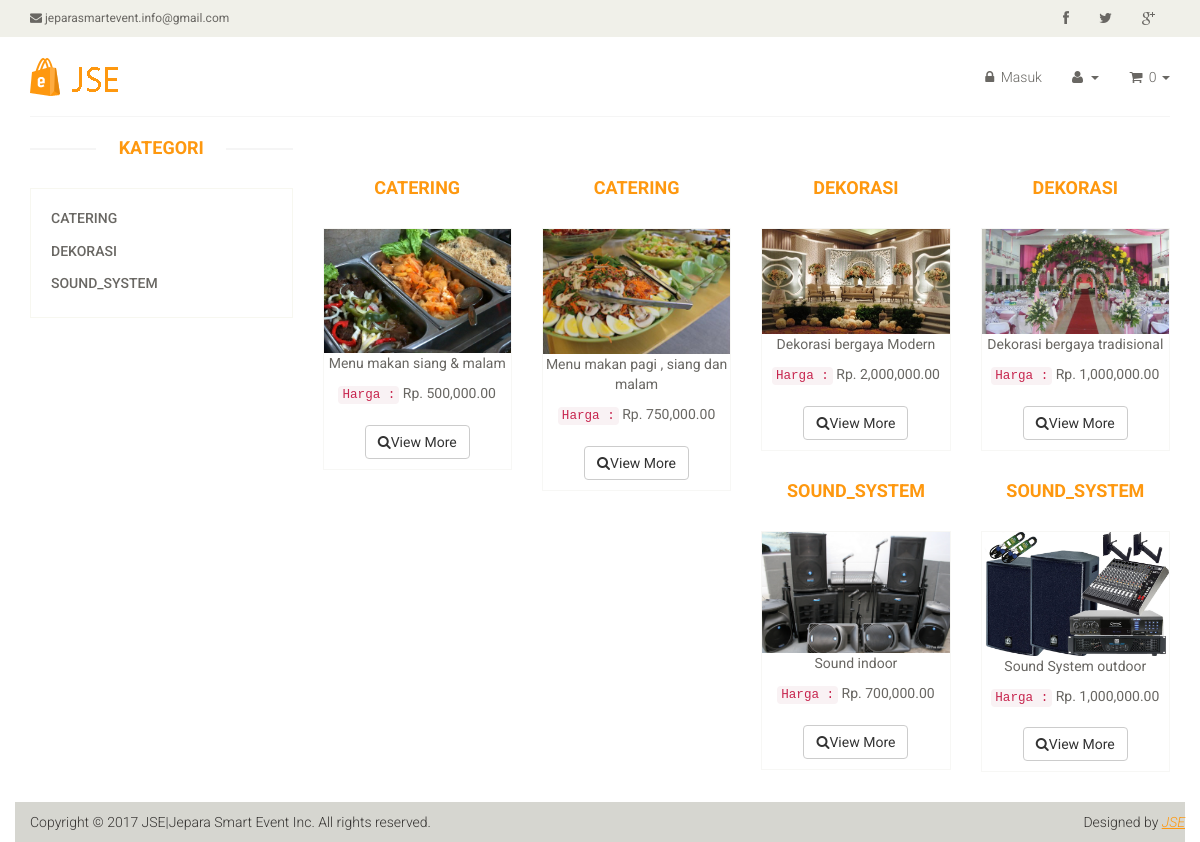
The page / on the database its author committed.
### tables this page shows
CREATE TABLE `products` (
  `pro_id` int(16) NOT NULL,
  `pro_name` varchar(50) NOT NULL,
  `pro_title` varchar(20) NOT NULL,
  `pro_description` text NOT NULL,
  `pro_price` int(9) NOT NULL,
  `pro_stock` int(3) NOT NULL,
  `pro_image` text NOT NULL,
  `perusahaan` varchar(255) NOT NULL
);

### application/controllers/home.php (called while the page is built, shortened)
<?php
class Home extends CI_Controller {
	public function __construct ()
	{
		$this->load->model('model_products');
		$this->load->model('model_settings');
	}
	public function index()
	{
		$data['get_sitename'] = $this->model_settings->sitename_settings();
		$data['get_footer'] = $this->model_settings->footer_settings();
		$data['products'] = $this->model_products->all_products();
		$data['starts'] = $this->model_products->dis_products();
		$this->load->view('home',$data);
	}
}

### index.php (called while the page is built, shortened)
<?php
require_once BASEPATH.'core/CodeIgniter.php';

### application/models/model_products.php (called while the page is built, shortened)
<?php
class Model_products extends CI_Model {
		public function all_products()
		{
			$show = $this->db->get('products');
			if($show->num_rows() > 0 ) {
					return $show->result();
			} else {
					 return array();
			}
		}
		public function dis_products()
		{
				$this->db->distinct();
				$query = $this->db->query('SELECT DISTINCT pro_name FROM products');
				return $query->result();
		}
}

### application/views/home.php (the view, shortened to what this page needs)
<!DOCTYPE html>
<html lang="en">
<head>
    <link href="<?php echo base_url(); ?>assets/front/css/bootstrap.min.css" rel="stylesheet">
    <link href="<?php echo base_url(); ?>assets/front/css/font-awesome.min.css" rel="stylesheet">
    <link href="<?php echo base_url(); ?>assets/front/css/prettyPhoto.css" rel="stylesheet">
    <link href="<?php echo base_url(); ?>assets/front/css/price-range.css" rel="stylesheet">
    <link href="<?php echo base_url(); ?>assets/front/css/animate.css" rel="stylesheet">
    <link href="<?php echo base_url(); ?>assets/front/css/main.css" rel="stylesheet">
    <link href="<?php echo base_url(); ?>assets/front/css/responsive.css" rel="stylesheet">
</head>
<body>
<div class="header_top">
            <div class="container">
                <div class="row">
                    <div class="col-sm-6">
                        <div class="contactinfo">
                            <ul class="nav nav-pills">
                                <li><a href="#"><i class="fa fa-envelope"></i> jeparasmartevent.info@gmail.com</a></li>
                            </ul>
                        </div>
                    </div>
                    <div class="col-sm-6">
                        <div class="social-icons pull-right">
                            <ul class="nav navbar-nav">
                                <li><a href="#"><i class="fa fa-facebook"></i></a></li>
                                <li><a href="#"><i class="fa fa-twitter"></i></a></li>
                                <li><a href="#"><i class="fa fa-google-plus"></i></a></li>
                            </ul>
                        </div>
                    </div>
                </div>
            </div>
        </div>
<?php $this->load->view('layout/navigation')?>
<br>
<div class="row">
    <div class="col-sm-offset-1 col-sm-10">
    </div>
</div>
<?php $this->load->view('layout/product_menu')?>
<div class="recommended_items">
<br><br>
                        <div id="recommended-item-carousel" class="carousel slide" data-ride="carousel">
                            <div class="carousel-inner">
                                <div class="item active">
                                  <?php foreach ($products as $product ) : ?>
                                    <div class="col-sm-3">
                                    <h2 class="title text-center"><?= $product->pro_name  ?></h2>
                                        <div class="product-image-wrapper">
                                            <div class="single-products">
                                                <div class="productinfo text-center">
                                                    <?php
                                                    $product_image =['src'  =>'assets/uploads/'.$product->pro_image,
                                                    'class'=>'img-responsive img-portfolio img-hover',
                                                    'id'=>'g'
                                                    ];
                                                    echo img($product_image);
                                                ?>
                                                    <p id="t"> <?=  $product->pro_description  ?></p>
                       <p><code>Harga :</code> Rp. <?= $this->cart->format_number( $product->pro_price );  ?> <br><br>
                                                    <a href="<?php echo base_url(); ?>home/view/<?php echo $product->pro_id ; ?> " class="btn btn-default "><i class="fa fa-search"></i>View More</a>
                                                </div>
                                            </div>
                                        </div>
                                    </div>
                                <?php endforeach; ?>
                                </div>
                    </div>
                    </div></div>
<?php $this->load->view('layout/footer')?>
</body>
</html>

### application/views/layout/navigation.php (shortened to what this page needs)
<div class="header-middle">
			<div class="container">
				<div class="row">
					<div class="col-sm-4">
						<div class="logo pull-left">
							<a href="<?php echo base_url(); ?>"><img src="<?php echo base_url(); ?>/assets/front/images/home/logo.png" alt="" /></a>
						</div>
					</div>
					<div class="col-sm-8">
						<div class="shop-menu pull-right">
							<ul class="nav navbar-nav">
							<?php if ($this->session->userdata('username')): ?>
							<li>
								<a href="<?php echo base_url(); ?>logout"><i class="fa fa-lock"></i> Keluar</a>
								<?php else:?>
							<li>
							<a href="<?php echo base_url(); ?>login"><i class="fa fa-lock"></i> Masuk</a>
								<?php endif;?>
							</li>
								<li class="dropdown">
									<a href="#" class="dropdown-toggle" data-toggle="dropdown"> <i class="fa fa-user"> <?php echo $this->session->userdata('username'); ?></i> <b class="caret"> </b></a>
							</li>
								<?php  if($this->session->userdata('group')	!=	'1'  and $this->session->userdata('group')	!=	'2' ): ?>
							<li class="dropdown">
								<a href="#" class="dropdown-toggle" data-toggle="dropdown"><i class="fa fa-shopping-cart"> </i> <?= $this->cart->total_items(); ?>  <b class="caret"> </b></a>
							</li>
							<?php endif;?>
							</ul>
						</div>
					</div>
				</div>
			</div>
		</div>

### application/views/layout/product_menu.php
<div class="container">
            <div class="row">
                <div class="col-sm-3">
                    <div class="left-sidebar">
                        <h2>Kategori</h2>
                        <div class="panel-group category-products" id="accordian">
                            <?php foreach ($starts as $start ) : ?>
                            <div class="panel panel-default">
                                <div class="panel-heading">
                                    <h4 class="panel-title">
                                <?=  anchor('home/category/'.$start->pro_name,$start->pro_name) ?>
                                    </h4>
                                </div>
                            </div>
                            <?php endforeach; ?>
                        </div>
                    </div>
                </div>

### application/views/layout/footer.php
<div class="footer-bottom">
			<div class="container">
				<div class="row">
					<p class="pull-left">Copyright © 2017 JSE|Jepara Smart Event Inc. All rights reserved.</p>
					<p class="pull-right">Designed by <span><a target="_blank" href="http://www.jse.com">JSE</a></span></p>
				</div>
			</div>
		</div>

### assets/front/css/main.css (style rules this page uses)
body { font-family: 'Roboto', sans-serif; background:; position: relative; font-weight:400px; }
ul li { list-style: none; }
a { -webkit-transition: 300ms; -moz-transition: 300ms; -o-transition: 300ms; transition: 300ms; }
h1, h2, h3, h4, h5, h6 { font-family: 'Roboto', sans-serif; }
.header_top { background: none repeat scroll 0 0 #F0F0E9; }
.contactinfo ul li:first-child { margin-left: -15px; }
.contactinfo ul li a { font-size: 12px; color: #696763; font-family: 'Roboto', sans-serif; }
.social-icons ul li a { border: 0 none; border-radius: 0; color: #696763; padding:0px; }
.social-icons ul li { display:inline-block; }
.social-icons ul li a i { padding: 11px 15px; transition: all 0.9s ease 0s; -moz-transition: all 0.9s ease 0s; -webkit-transition: all 0.9s ease 0s; -o-transition: all 0.9s ease 0s; }
.header-middle .container .row { border-bottom: 1px solid #f5f5f5; margin-left: 0; margin-right: 0; padding-bottom: 20px; padding-top: 20px; }
.header-middle .container .row .col-sm-4 { padding-left: 0; }
.header-middle .container .row .col-sm-8 { padding-right:0; }
.shop-menu ul li { display:inline-block; padding-left: 15px; padding-right: 15px; }
.shop-menu ul li:last-child { padding-right: 0; }
.shop-menu ul li a { background: #FFFFFF; color: #696763; font-family: 'Roboto', sans-serif; font-size: 14px; font-weight: 300; padding:0; padding-right: 0; margin-top: 10px; }
.shop-menu ul li a i { margin-right:3px; }
.footer-bottom { background: #D6D6D0; padding-top: 10px; }
.footer-bottom p { color: #363432; font-family: 'Roboto', sans-serif; font-weight: 300; margin-left: 15px; }
.footer-bottom p span a { color: #FE980F; font-style: italic; text-decoration: underline; }
.item { padding-left: 100px; }
.item h2 { color: #363432; font-family: 'Roboto', sans-serif; font-size: 28px; font-weight: 700; margin-bottom: 22px; margin-top: 10px; }
.item p { color:#363432; font-size:16px; font-weight:300; font-family: 'Roboto', sans-serif; }
.category-products { border: 1px solid #F7F7F0; margin-bottom: 35px; padding-bottom: 20px; padding-top: 15px; }
.left-sidebar h2, .brands_products h2 { color: #FE980F; font-family: 'Roboto', sans-serif; font-size: 18px; font-weight: 700; margin: 0 auto 30px; text-align: center; text-transform: uppercase; position: relative; z-index:3; }
.left-sidebar h2:after, h2.title:after { content: " "; position: absolute; border: 1px solid #f5f5f5; bottom:8px; left: 0; width: 100%; height: 0; z-index: -2; }
.left-sidebar h2:before { content: " "; position: absolute; background: #fff; bottom: -6px; width: 130px; height: 30px; z-index: -1; left: 50%; margin-left: -65px; }
h2.title:before { content: " "; position: absolute; background: #fff; bottom: -6px; width: 220px; height: 30px; z-index: -1; left: 50%; margin-left: -110px; }
.category-products .panel { background-color: #FFFFFF; border: 0px; border-radius: 0px; box-shadow:none; margin-bottom: 0px; }
.category-products .panel-default .panel-heading { background-color: #FFFFFF; border: 0 none; color: #FFFFFF; padding: 5px 20px; }
.category-products .panel-default .panel-heading .panel-title a { color: #696763; font-family: 'Roboto', sans-serif; font-size: 14px; text-decoration: none; text-transform: uppercase; }
h2.title { color: #FE980F; font-family: 'Roboto', sans-serif; font-size: 18px; font-weight: 700; margin: 0 15px; text-transform: uppercase; margin-bottom: 30px; position: relative; }
.product-image-wrapper { border:1px solid #F7F7F5; overflow: hidden; margin-bottom:30px; }
.single-products { position: relative; }
.productinfo p { font-family: 'Roboto', sans-serif; font-size: 14px; font-weight: 400; color: #696763; }
.productinfo img { width: 100%; }
.productinfo { position:relative; }
.recommended_items { overflow: hidden; }
#recommended-item-carousel .carousel-inner .item { padding-left: 0; }

### rows shown on the page
products: pro_name "CATERING", pro_image (picture), pro_description "Menu makan siang & malam", pro_price "500,000.00"
products: pro_name "CATERING", pro_image (picture), pro_description "Menu makan pagi , siang dan malam", pro_price "750,000.00"
products: pro_name "DEKORASI", pro_image (picture), pro_description "Dekorasi bergaya Modern", pro_price "2,000,000.00"
products: pro_name "DEKORASI", pro_image (picture), pro_description "Dekorasi bergaya tradisional", pro_price "1,000,000.00"
products: pro_name "SOUND_SYSTEM", pro_image (picture), pro_description "Sound indoor", pro_price "700,000.00"
products: pro_name "SOUND_SYSTEM", pro_image (picture), pro_description "Sound System outdoor", pro_price "1,000,000.00"

### other values the page prints
$this->cart->total_items() "0"
anchor('home/category/'.$start->pro_name,$start->pro_name) "CATERING"
anchor('home/category/'.$start->pro_name,$start->pro_name) "DEKORASI"
anchor('home/category/'.$start->pro_name,$start->pro_name) "SOUND_SYSTEM"
